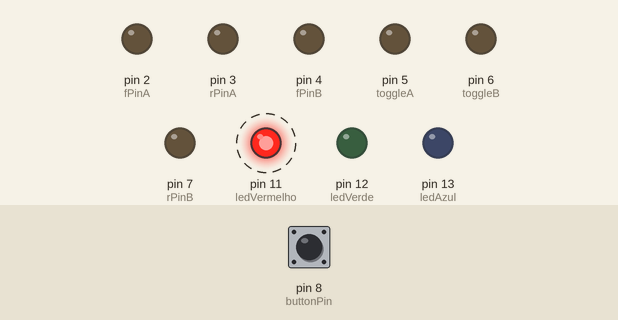
This sketch was run on a simulated Arduino Uno, built with avr-gcc and run on an emulated ATmega328P. Shown: output pins drawn as LEDs (lit = HIGH). Dashed ring = blinking. Inputs (shaded band) come from the test bench; at power-on: pin 8 (buttonPin) LOW.

Above: at 1.0 s.
1.7 s: pin 8 (buttonPin) pulled HIGH for 1 s
At 2.9 s:
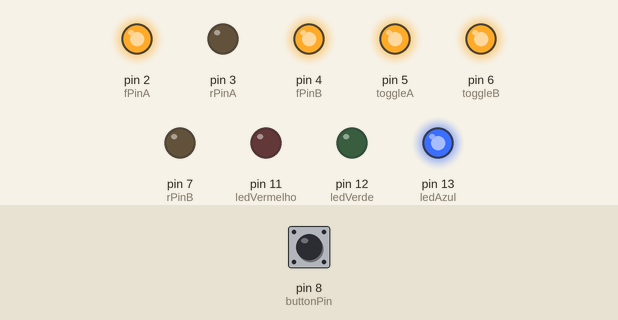
At 6.4 s:
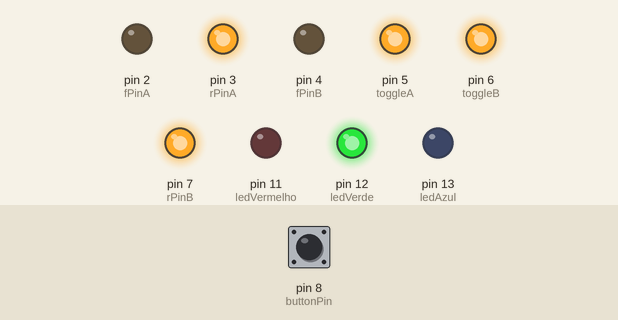
Timing chart, 0 to 20.7 s (numbered marks = the images above; inputs shaded):
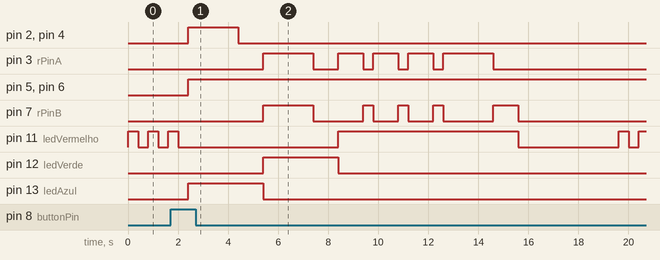

Measured:
- after the input at 1.7 s, pin 2 (fPinA): LOW → HIGH after 0.70 s, → LOW 2.0 s later; pin 3 (rPinA): goes HIGH 2.0 s, LOW 1.0 s, 3 × (HIGH 1.0 s, LOW 0.40 s), HIGH 2.0 s, then LOW, starting after 3.7 s

The sketch:

motor_button_led.ino
```cpp
// This program uses an Arduino Uno and a L298N motor driver board. It will make both motors go forward.


int fPinA = 2;    // Forward for motor A (left)
int rPinA = 3;    // Reverse for motor A (Left)
int toggleA = 5;  // Turns motor A on/off

int fPinB = 4;    // Forward for motor B (Right)
int rPinB = 7;    // Reverse for motor B (Right)
int toggleB = 6; // Turns motor B on/off

const int buttonPin = 8;
// variables will change:
int buttonState = 0;         // variable for reading the pushbutton status
const int ledAzul =  13;      // the number of the LED pin
const int ledVerde =  12;      // the number of the LED pin
const int ledVermelho =  11;      // the number of the LED pin


const int FRENTE = 0;
const int ESQUERDA = 1;
const int DIREITA = 2;
const int PARADO = 3;
const int TRAS = 4;


void setup()
{
  // initialize the LED pin as an output:
  pinMode(ledAzul, OUTPUT);
  pinMode(ledVerde, OUTPUT);
  pinMode(ledVermelho, OUTPUT);
  // initialize the pushbutton pin as an input:
   pinMode(buttonPin, INPUT);

   pinMode( fPinA, OUTPUT );
   pinMode( rPinA, OUTPUT );
   pinMode( toggleA, OUTPUT );

   pinMode( fPinB, OUTPUT );
   pinMode( rPinB, OUTPUT );
   pinMode( toggleB, OUTPUT );
}

void comandoDirecao(int direcao, int tempo){

   switch (direcao){
   case FRENTE:
     digitalWrite( fPinA, HIGH );    // Makes motor A go forward
     digitalWrite( rPinA, LOW );     // Reverse not used
     digitalWrite( fPinB, HIGH );    // Makes motor B go forward
     digitalWrite( rPinB, LOW );     // Reverse not used
     break;
   case ESQUERDA:
     digitalWrite( fPinA, LOW );    // Makes motor A go forward
     digitalWrite( rPinA, HIGH );     // Reverse not used
     digitalWrite( fPinB, LOW );    // Makes motor B go forward
     digitalWrite( rPinB, LOW );     // Reverse not used
     break;
   case DIREITA:
     digitalWrite( fPinA, LOW );    // Makes motor A go forward
     digitalWrite( rPinA, LOW );     // Reverse not used
     digitalWrite( fPinB, LOW );    // Makes motor B go forward
     digitalWrite( rPinB, HIGH );     // Reverse not used
     break;
   case PARADO:
     digitalWrite( fPinA, LOW );    // Makes motor A go forward
     digitalWrite( rPinA, LOW );     // Reverse not used
     digitalWrite( fPinB, LOW );    // Makes motor B go forward
     digitalWrite( rPinB, LOW );     // Reverse not used
     break;
   case TRAS:
     digitalWrite( fPinA, LOW );    // Makes motor A go forward
     digitalWrite( rPinA, HIGH );     // Reverse not used
     digitalWrite( fPinB, LOW );    // Makes motor B go forward
     digitalWrite( rPinB, HIGH );     // Reverse not used
     break;

   }

   delay(tempo);
   digitalWrite( fPinA, LOW );    // Makes motor A go forward
   digitalWrite( rPinA, LOW );     // Reverse not used
   digitalWrite( fPinB, LOW );    // Makes motor B go forward
   digitalWrite( rPinB, LOW );     // Reverse not used
}


void acender(int led){
   digitalWrite(ledAzul, LOW);
   digitalWrite(ledVerde, LOW);
   digitalWrite(ledVermelho, LOW);

   switch (led){
    case ledAzul:
     digitalWrite(ledAzul, HIGH);
     break;
    case ledVerde:
     digitalWrite(ledVerde, HIGH);
     break;
    case ledVermelho:
     digitalWrite(ledVermelho, HIGH);
     break;
   }


}

void loop()
{
    // read the state of the pushbutton value:
  buttonState = digitalRead(buttonPin);
  Serial.println("Button: " + digitalRead(buttonPin));

  // check if the pushbutton is pressed.
  // if it is, the buttonState is HIGH:
  if (buttonState == HIGH) {
    // turn LED off:
    acender(ledAzul);
    digitalWrite( toggleA, HIGH );  // Turns motor A on
    digitalWrite( toggleB, HIGH );  // Turns motor B on

    comandoDirecao(FRENTE, 2000);
    comandoDirecao(PARADO, 1000);

    acender(ledVerde);
    comandoDirecao(TRAS, 2000);
    comandoDirecao(PARADO, 1000);

    acender(ledVermelho);
    comandoDirecao(ESQUERDA, 1000);
    comandoDirecao(DIREITA, 400);
    comandoDirecao(ESQUERDA, 1000);
    comandoDirecao(DIREITA, 400);
    comandoDirecao(ESQUERDA, 1000);
    comandoDirecao(DIREITA, 400);
    comandoDirecao(ESQUERDA, 2000);
    comandoDirecao(DIREITA, 1000);

    acender(LOW);
   digitalWrite( fPinA, LOW );    // Makes motor A go forward
   digitalWrite( rPinA, LOW );     // Reverse not used
   digitalWrite( fPinB, LOW );    // Makes motor B go forward
   digitalWrite( rPinB, LOW );     // Reverse not used
   delay(4000);
  }
  else {
    // turn LED on:
    acender(ledVermelho);
    delay(400);
    acender(LOW);
    delay(400);
  }

}
```
